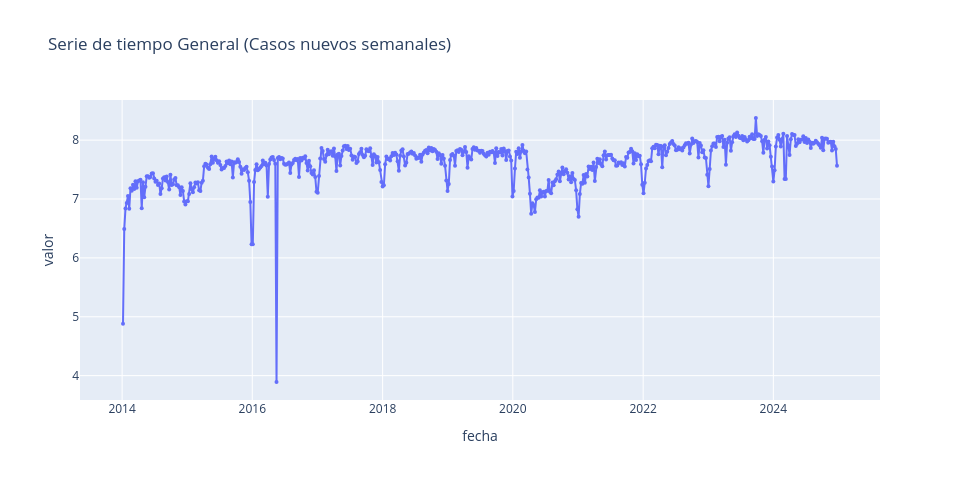

This figure's notebook cell:
### Markdown cell above
* Se seleccionan las columnas relevantes y se grafica la serie temporal acumulada para observar su comportamiento general.

### Code cell
df_log = df_incremento.copy()
df_log['valor'] = np.log1p(df_log['valor'])
x= 'fecha'
y= 'valor'
title = 'Serie de tiempo General (Casos nuevos semanales)'
# Gráfica de línea con plotly / seaborn según selección del usuario
func.plot_timeseries(df_log, x=x, y=y, title=title, plotly_engine=USE_PLOTLY)

### Figure 1 — Plotly figure (JSON) as saved in the notebook; plotly's stock layout.template omitted (floating-point values rounded to 4 significant figures; data arrays with more than 128 entries replaced by an {"elided": "..."} marker saying what was removed)
{"data": [{"customdata": {"elided": "573x1 int values"}, "hovertemplate": "fecha=%{x}<br>valor=%{y}<br>semana=%{customdata[0]}<extra></extra>", "legendgroup": "", "line": {"color": "#636efa", "dash": "solid"}, "marker": {"size": 4, "symbol": "circle"}, "mode": "lines+markers", "name": "", "orientation": "v", "showlegend": false, "type": "scatter", "x": {"elided": "573 str values"}, "xaxis": "x", "y": {"elided": "573 float values"}, "yaxis": "y"}], "layout": {"height": 480, "legend": {"tracegroupgap": 0}, "title": {"text": "Serie de tiempo General (Casos nuevos semanales)"}, "width": 960, "xaxis": {"anchor": "y", "domain": [0, 1], "title": {"text": "fecha"}}, "yaxis": {"anchor": "x", "domain": [0, 1], "title": {"text": "valor"}}}}
